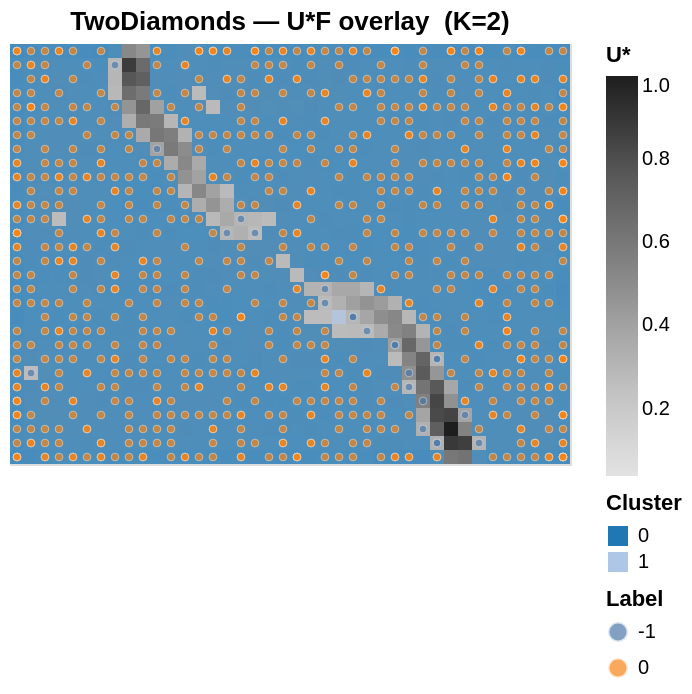

Notebook code cell kept with this figure:
### Code cell
plot_ustar_cluster_overlay(
    clf_td.ustar_, clf_td.labels_,
    bmu_indices=som_td.bmu_indices(data_td_z),
    sample_labels=pred_td,
    title=f'TwoDiamonds — U*F overlay  (K={clf_td.n_clusters_})',
    cell_pixels=7.0,
)

### Figure 1 — Vega-Lite specification as saved in the notebook (floating-point values rounded to 4 significant figures; data arrays with more than 128 entries replaced by an {"elided": "..."} marker saying what was removed)
{"config": {"view": {"continuousWidth": 300, "continuousHeight": 300}}, "layer": [{"data": {"name": "data-0484bb02b2aa369a256fd8c673e165ce"}, "mark": {"type": "rect"}, "encoding": {"color": {"field": "ustar", "legend": {"title": "U*"}, "scale": {"scheme": "greys"}, "type": "quantitative"}, "tooltip": [{"field": "col", "type": "quantitative"}, {"field": "row", "type": "quantitative"}, {"field": "ustar", "format": ".4f", "type": "quantitative"}], "x": {"axis": null, "field": "col", "sort": null, "type": "ordinal"}, "y": {"axis": null, "field": "row", "sort": "descending", "type": "ordinal"}}}, {"data": {"name": "data-0484bb02b2aa369a256fd8c673e165ce"}, "mark": {"type": "rect"}, "encoding": {"color": {"field": "cluster", "legend": {"title": "Cluster"}, "scale": {"scheme": "category20"}, "type": "nominal"}, "opacity": {"field": "opacity", "legend": null, "scale": {"domain": [0, 1]}, "type": "quantitative"}, "tooltip": [{"field": "col", "type": "quantitative"}, {"field": "row", "type": "quantitative"}, {"field": "cluster", "type": "quantitative"}, {"field": "ustar", "format": ".4f", "type": "quantitative"}], "x": {"axis": null, "field": "col", "sort": null, "type": "ordinal"}, "y": {"axis": null, "field": "row", "sort": "descending", "type": "ordinal"}}, "title": "TwoDiamonds — U*F overlay  (K=2)", "transform": [{"filter": "(datum.cluster >= 0)"}]}, {"data": {"name": "data-7e565a35939c90c2f686d39f442b3cdf"}, "mark": {"type": "circle", "opacity": 0.7, "size": 15.0, "stroke": "white", "strokeWidth": 0.3}, "encoding": {"color": {"field": "Label", "legend": {"title": "Label"}, "scale": {"scheme": "tableau10"}, "type": "nominal"}, "tooltip": [{"field": "col", "type": "quantitative"}, {"field": "row", "type": "quantitative"}, {"field": "Label", "type": "nominal"}], "x": {"axis": null, "field": "col", "sort": null, "type": "ordinal"}, "y": {"axis": null, "field": "row", "sort": "descending", "type": "ordinal"}}}], "height": {"step": 7.0}, "width": {"step": 7.0}, "$schema": "https://vega.github.io/schema/vega-lite/v6.4.1.json", "datasets": {"data-0484bb02b2aa369a256fd8c673e165ce": {"elided": "1200 records"}, "data-7e565a35939c90c2f686d39f442b3cdf": {"elided": "800 records"}}}
